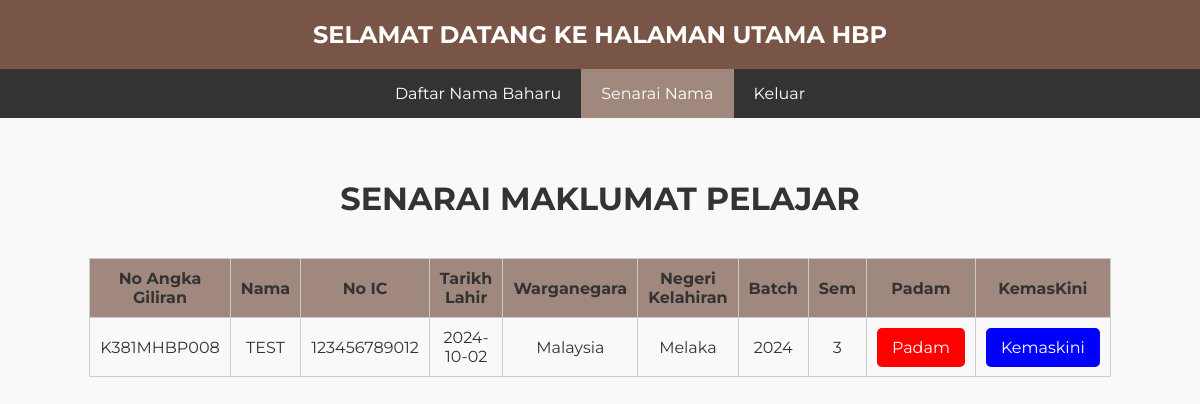
Screenshot of /senaraihbp.php with the database file from the repository.
### tables this page shows
CREATE TABLE `maklumathbp` (
  `no_angka_giliran` varchar(11) NOT NULL,
  `nama` text NOT NULL,
  `no_ic` varchar(12) NOT NULL,
  `tarikh_lahir` date NOT NULL,
  `warganegara` text NOT NULL,
  `negeri_kelahiran` text NOT NULL,
  `batch` text NOT NULL,
  `sem` text NOT NULL
);

### senaraihbp.php (the view, shortened to what this page needs)
<?php
    include('connection.php');
?>
<!DOCTYPE html>
<html lang="en">
<head>
</head>
<body>
    <div class="header">
        <h2>SELAMAT DATANG KE HALAMAN UTAMA HBP</h2>
    </div>
    <div class="navbar">
        <a href="daftar_namabaru_hbp.php">Daftar Nama Baharu</a>
        <a class="daftar" href="senaraihbp.php">Senarai Nama</a>
        <a href="senaraikos.php">Keluar</a>
    </div>
    <div class="main-container">
        <h1>SENARAI MAKLUMAT PELAJAR</h1>
        <table>
            <thead>
                <tr>
                    <th>No Angka Giliran</th>
                    <th>Nama</th>
                    <th>No IC</th>
                    <th>Tarikh Lahir</th>
                    <th>Warganegara</th>
                    <th>Negeri Kelahiran</th>
                    <th>Batch</th>
                    <th>Sem</th>
                    <th>Padam</th>
                    <th>KemasKini</th>
                </tr>
            </thead>
            <tbody>
                <?php
                    $papar = mysqli_query($connect, "SELECT * FROM maklumathbp");
                    while($row = mysqli_fetch_array($papar)){
                        echo "
                        <tr>
                            <td>".$row['no_angka_giliran']."</td>
                            <td>".$row['nama']."</td>
                            <td>".$row['no_ic']."</td>
                            <td>".$row['tarikh_lahir']."</td>
                            <td>".$row['warganegara']."</td>
                            <td>".$row['negeri_kelahiran']."</td>
                            <td>".$row['batch']."</td>
                            <td>".$row['sem']."</td>
                            <td>
                                <a href='padamhbp.php?no_angka_giliran=".$row['no_angka_giliran']."' class='btn-danger'>Padam</a>
                            </td>
                            <td>
                                <a href='updatehbp.php?no_angka_giliran=".$row['no_angka_giliran']."' class='btn-update'>Kemaskini</a>
                            </td>
                        </tr>
                        ";
                    }
                ?>
            </tbody>
        </table>
    </div>
</body>
</html>

### senaraihbp.php (style rules this page uses)
body { font-family: 'Montserrat', sans-serif; margin: 0; padding: 0; background-color: #f9f9f9; color: #333; }
.header { background-color: #795548; color: white; padding: 20px 0; text-align: center; }
.navbar { background-color: #333; overflow: hidden; display: flex; justify-content: center; }
.navbar a { display: inline-block; padding: 15px 20px; text-decoration: none; color: white; transition: background-color 0.3s, transform 0.2s; }
.daftar { background-color: #a1887f; }
.main-container { display: flex; flex-direction: column; align-items: center; padding: 40px 20px; text-align: center; }
h2 { color: white; margin: 0; }
h1 { margin-bottom: 20px; color: #333; }
table { width: 100%; max-width: 800px; margin: 20px auto; border-collapse: collapse; }
td, th { padding: 10px; border: 1px solid #ccc; text-align: center; }
th { background-color: #a1887f; }
.btn-danger { background-color: red; color: white; border: none; border-radius: 5px; padding: 10px 15px; text-decoration: none; transition: background-color 0.3s, transform 0.2s; }
.btn-update { background-color: blue; color: white; border: none; border-radius: 5px; padding: 10px 15px; text-decoration: none; transition: background-color 0.3s, transform 0.2s; }

### rows the page displays
maklumathbp: no_angka_giliran "K381MHBP008", nama "TEST", no_ic "123456789012", tarikh_lahir "2024-10-02", warganegara "Malaysia", negeri_kelahiran "Melaka", batch "2024", sem "3"
